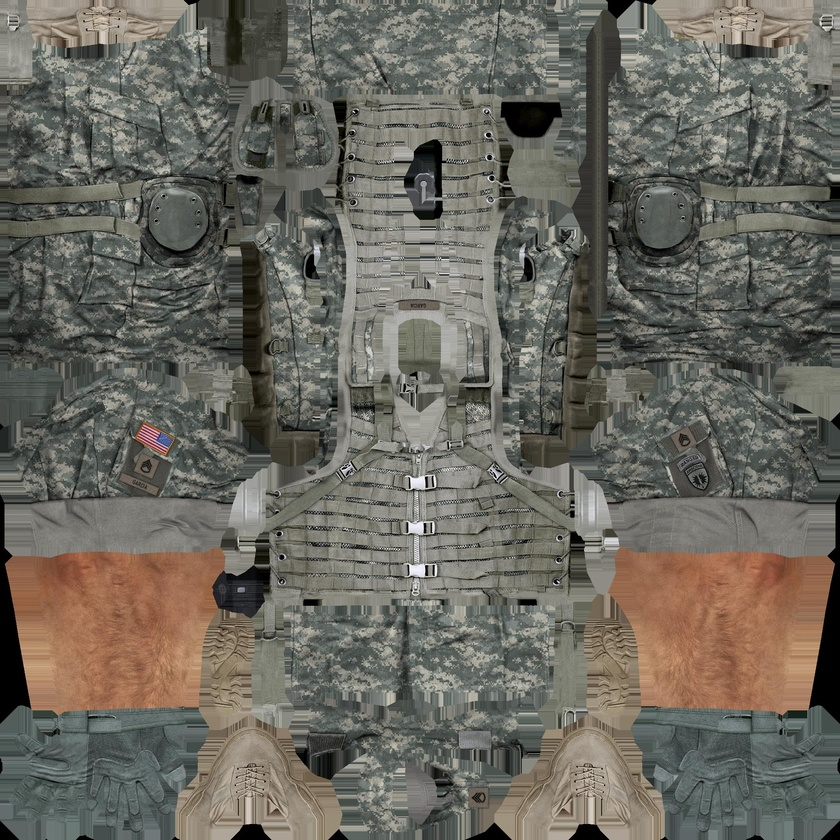
#> input picture assets/characters/hunter/hunter_sm004_body_color_acu.jpg, 840 x 840 px, shrunk from 2048 x 2048 before the run
$ python generate_hunter_outfit.py
#> lines starting #> are read from the running program, lines starting #| are printed output that depends on the picture; after the words box and inside, x2 and y2 are one past the last pixel; in counts of white or black regions, pixels touching at a corner belong together
"""Tenue du deuxième homme au masque (celui du van) : la texture du treillis Rocketbox recolorée en tenue de
chasse kaki délavée, avec le gilet porte-plaques passé en orange fluo de chasseur (comme les battues : « chasse en
cours »). La peau des bras reste telle quelle. On le distingue du premier (tout en noir) même de loin, de nuit.
python generate_hunter_outfit.py [dossier du personnage]   (par défaut assets/characters/hunter)
"""
import os
import sys

import numpy as np
from PIL import Image

DIR = sys.argv[1] if len(sys.argv) > 1 else os.path.join(os.path.dirname(__file__), "..", "..", "assets", "characters", "hunter")
src = np.asarray(Image.open(os.path.join(DIR, "hunter_sm004_body_color_acu.jpg")).convert("RGB"), np.float32) / 255.0
h, w = src.shape[:2]
#> h = 840; w = 840
r, g, b = src[..., 0], src[..., 1], src[..., 2]
lum = 0.3 * r + 0.59 * g + 0.11 * b
mx = src.max(axis=2)
mn = src.min(axis=2)
sat = (mx - mn) / (mx + 1e-5)
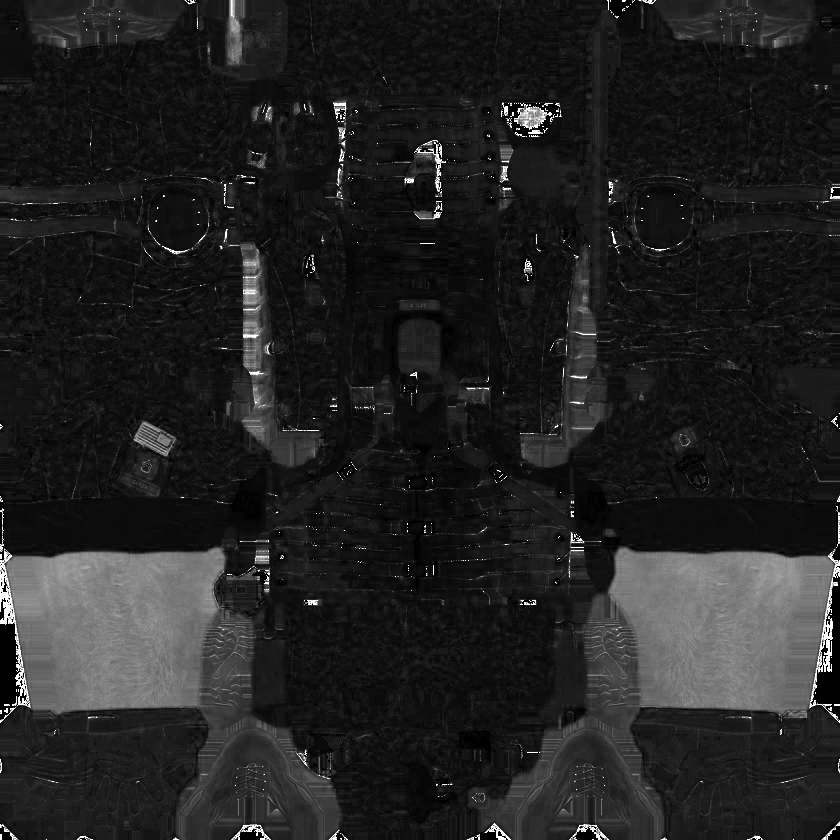
#> sat: shape (840, 840) float32; min 0, max 1, mean 0.136
# peau : orangée, saturée (les avant-bras) ; on n'y touche pas
skin = (r > g * 1.12) & (g > b * 1.05) & (sat > 0.25)
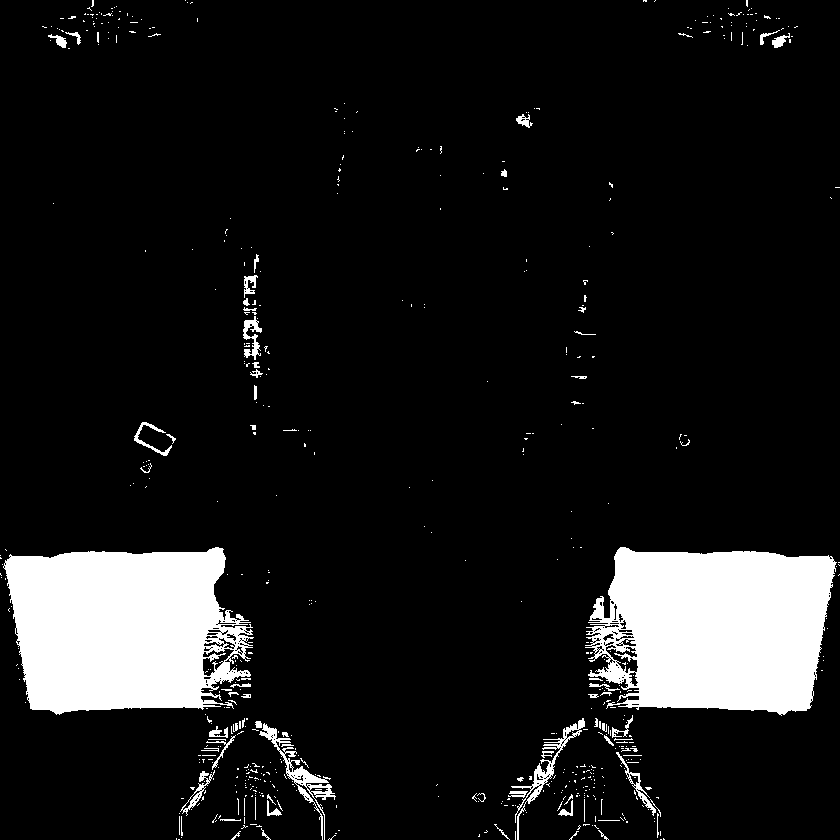
#> skin: shape (840, 840) bool; 10.4% white; 590 white regions (522 under 20 px), largest, box (x1, y1, x2, y2) and area: (585, 547, 837, 716) 32959, (3, 547, 254, 715) 32337, (259, 723, 336, 840) 1268

# gilet porte-plaques (repéré sur l'atlas, en fractions de la texture) : dos, puis devant avec ses côtés
vest = np.zeros((h, w), bool)
for x0, y0, x1, y1 in [(0.395, 0.095, 0.605, 0.455), (0.40, 0.445, 0.60, 0.56), (0.33, 0.555, 0.69, 0.72)]:
    vest[int(y0 * h):int(y1 * h), int(x0 * w):int(x1 * w)] = True
vest &= ~skin
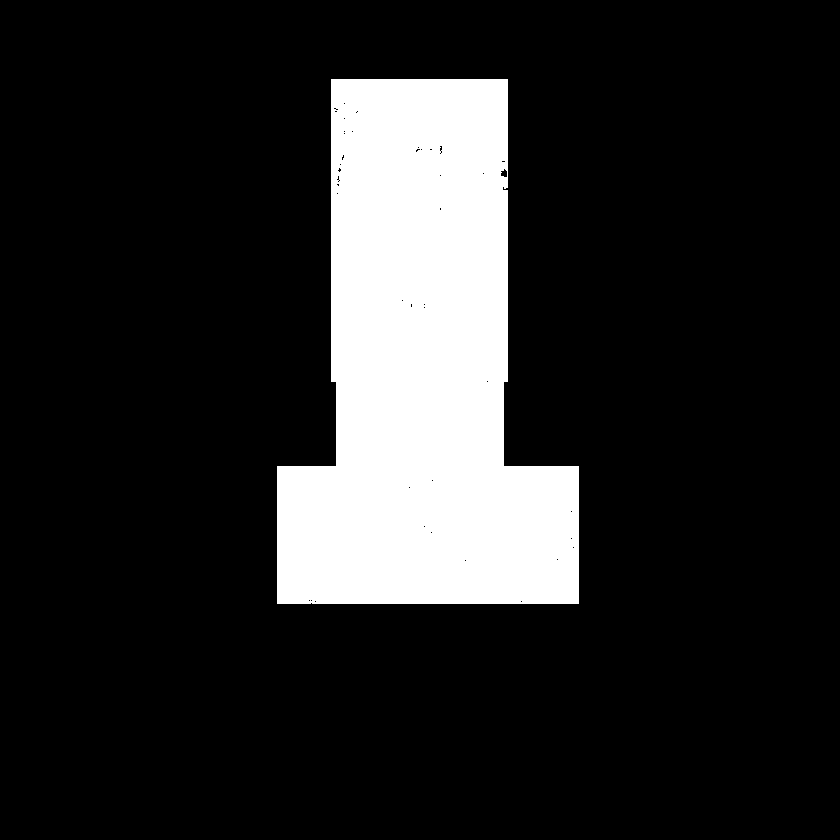
#> vest: shape (840, 840) bool; 15.5% white; 1 white region, box (x1, y1, x2, y2) and area: (277, 79, 579, 604) 109288

l = np.clip((lum - lum.mean()) * 1.1 + 0.5, 0, 1)
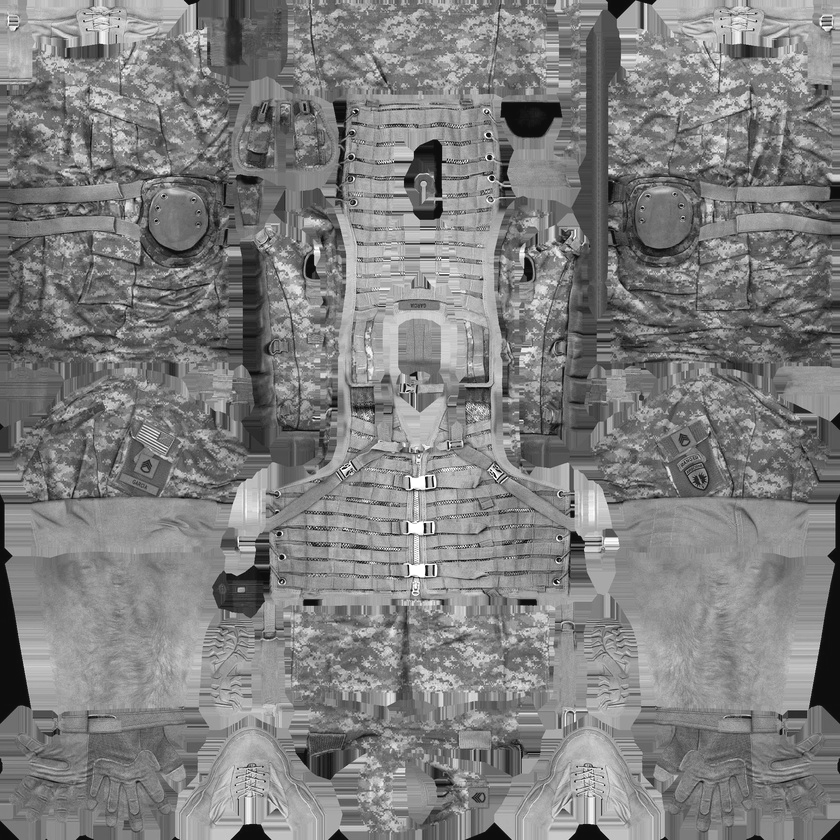
#> l: shape (840, 840) float32; min 0.0525, max 1, mean 0.5
khaki = l[..., None] * np.array([0.58, 0.52, 0.36]) * 0.95
orange = np.clip(l * 1.35, 0, 1)[..., None] * np.array([1.0, 0.38, 0.05])
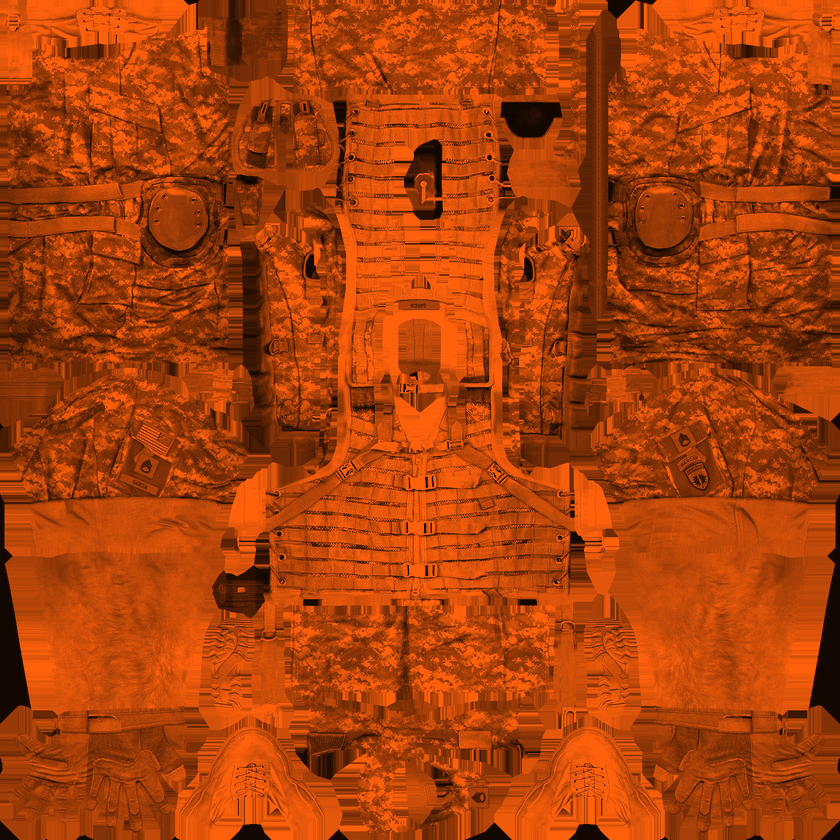
#> orange: shape (840, 840, 3) float64; mean of channels 0, 1, 2 0.671, 0.255, 0.0336; drawn as R, G, B
out = np.where(vest[..., None], orange, khaki)
out = np.where(skin[..., None], src, out)
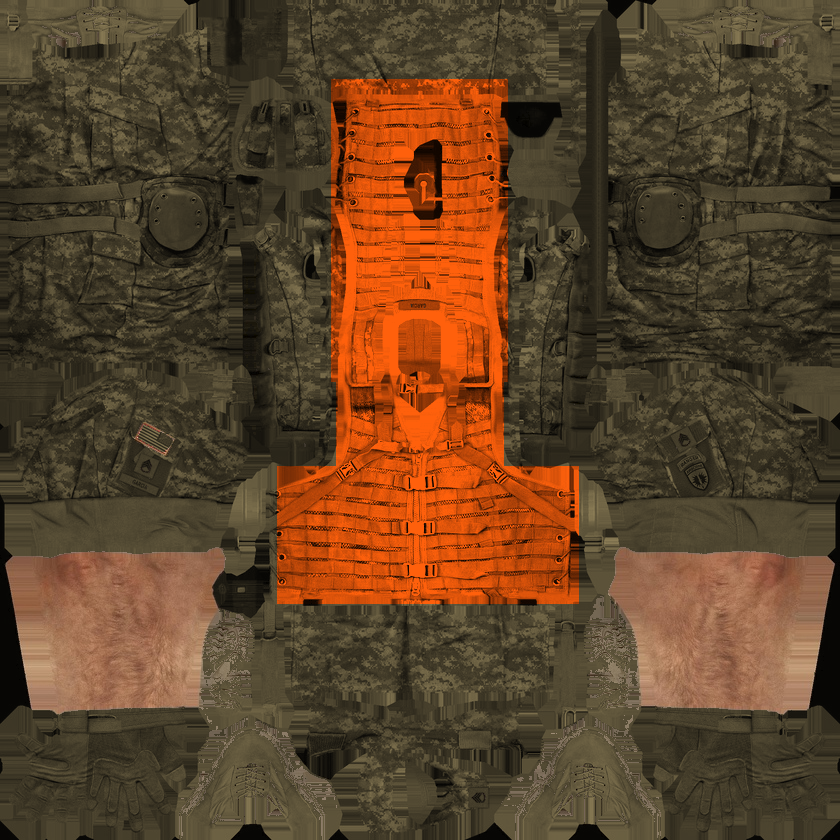
#> out: shape (840, 840, 3) float64; mean R, G, B 0.374, 0.263, 0.16
Image.fromarray((np.clip(out, 0, 1) * 255).astype(np.uint8)).save(os.path.join(DIR, "hunter_b_body.png"))
print("hunter_b_body.png")
